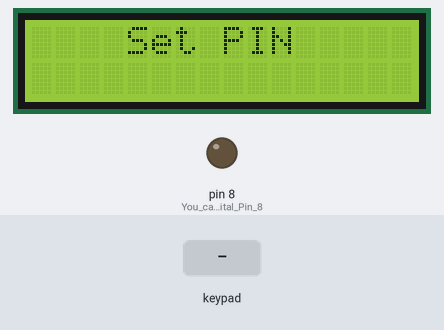
Bench run of a sketch on a simulated Arduino Uno, built with avr-gcc and run on an emulated ATmega328P. Parts: 16×2 character LCD, output pins drawn as LEDs (lit = HIGH). The test bench sets the inputs (shaded band).

Above: at 1.8 s.
1.9 s: keypad keys 1 2 3 4 # pressed 0.4 s apart
At 4.4 s:
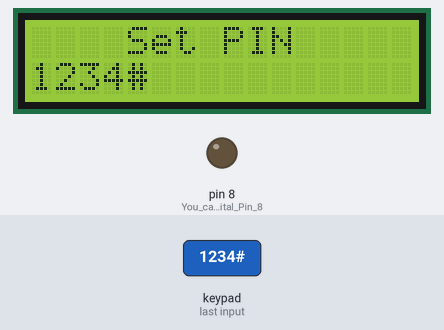
5.4 s: key '1' pressed
At 5.9 s:
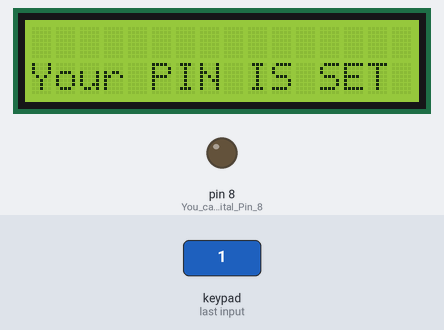
8.4 s: key '*' pressed
At 9.3 s:
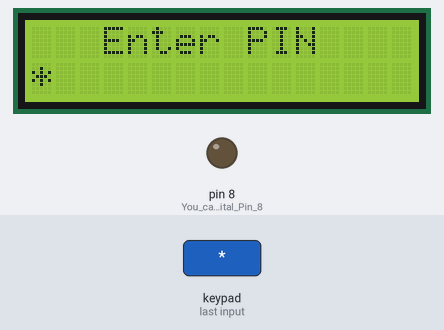
9.9 s: keypad keys 1 2 3 4 * pressed 0.4 s apart
At 12.7 s:
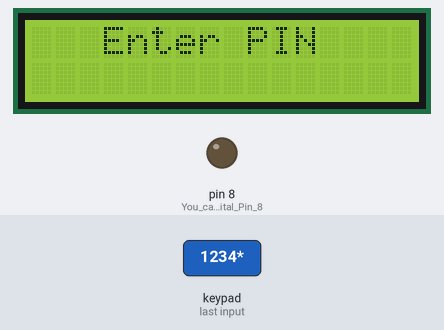
13.8 s: key '#' pressed
At 14.8 s:
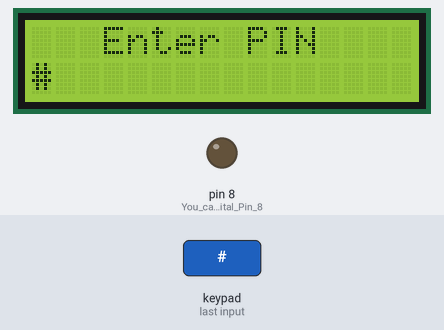
15.3 s: keypad keys 5 6 7 # pressed 0.4 s apart
At 17.8 s:
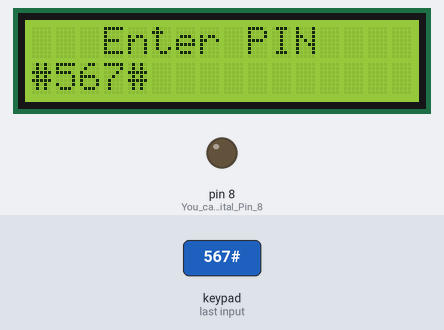
Timing chart, 0 to 19.3 s (numbered marks = the images above; inputs shaded):
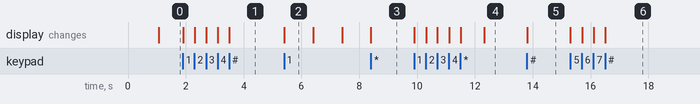

The sketch:

digital-lock.ino
```cpp
#include <Keypad.h>
#include <LiquidCrystal.h>
LiquidCrystal lcd(A0, A1, A2, A3, A4, A5);
#define Password_Lenght 7
char Data[Password_Lenght];
char master[Password_Lenght];
byte data_count = 0, master_count = 0;

char customKey;
char setKey;
const byte ROWS = 4;
const byte COLS = 3;
char keys[ROWS][COLS] = {
  {'1', '2', '3'},
  {'4', '5', '6'},
  {'7', '8', '9'},
  {'*', '0', '#'}
};
bool door = true;
byte rowPins[ROWS] = {1, 2, 3, 4};
byte colPins[COLS] = {5, 6, 7};
Keypad customKeypad( makeKeymap(keys), rowPins, colPins, ROWS, COLS);
Keypad setKeypad( makeKeymap(keys), rowPins, colPins, ROWS, COLS);
void setup()
{
  pinMode(8,OUTPUT); //You can use digital Pin 8 as high/low output of your lock
  digitalWrite(8,LOW);
  lcd.begin(16, 2);
  lcd.print("     Welcome");
  lcd.setCursor(0, 1);
  lcd.print("  LOCK YOURSELF");
  delay(1000);
  lcd.clear();
  setpass();
  delay(1000);
  lcd.clear();
  lcd.setCursor(0, 1);
  lcd.print("     *****");
  delay(1000);

}


void loop()
{
  if (door == 0)
  {
    customKey = customKeypad.getKey();
    if (customKey == '#')
    {
      lcd.clear();

      lcd.print("  LOCKED AGAIN");
      digitalWrite(8,LOW);
      delay(800);
      door = 1;
    }
  }
  else Open();
}

void setpass()
{
  lcd.setCursor(0, 0);
  lcd.print("    Set PIN");

  int chk=1;
  while(chk)
  {
    setKey = setKeypad.getKey();
    if (setKey)
    {
    master[master_count] = setKey;
    lcd.setCursor(master_count, 1);
    lcd.print(master[master_count]);
    master_count++;
  }
  if (master_count == Password_Lenght - 1)
  {

    lcd.clear();
    lcd.setCursor(0, 1);
    lcd.print("Your PIN IS SET");
    chk=0;
  }

}
}


void clearData()
{
  while (data_count != 0)
  {
    Data[data_count--] = 0;
  }
  return;
}

void Open()
{
  lcd.clear();
  lcd.setCursor(0, 0);
  lcd.print("   Enter PIN");

  int chk=1;
  while(chk)
  {
    customKey = customKeypad.getKey();
    if (customKey)
    {
    Data[data_count] = customKey;
    lcd.setCursor(data_count, 1);
    lcd.print(Data[data_count]);
    data_count++;
  }
  if (data_count == Password_Lenght - 1)
  {
    if (!strcmp(Data, master))
    {
      lcd.clear();

      lcd.print("    UNLOCKED");
      digitalWrite(8,HIGH);
      door = 0;
    }
    else
    {
      lcd.clear();
      lcd.print("SORRY WRONG PIN!");
      delay(800);
      door = 1;
    }
    chk=0;
  }

  }

    clearData();
}
```

Measured:
- after the input at 1.9 s, the display: first changes at once (image 1 shows a later state)
- after the input at 5.4 s, the display: changes at once (image 2)
- after the input at 8.4 s, the display: changes at once (image 3)
- after the input at 9.9 s, the display: first changes at once (image 4 shows a later state)
- after the input at 13.8 s, the display: changes at once (image 5)
- after the input at 15.3 s, the display: first changes at once (image 6 shows a later state)
- what the display in image 2 shows lasts 1.0 s, from 5.4 s to 6.4 s
